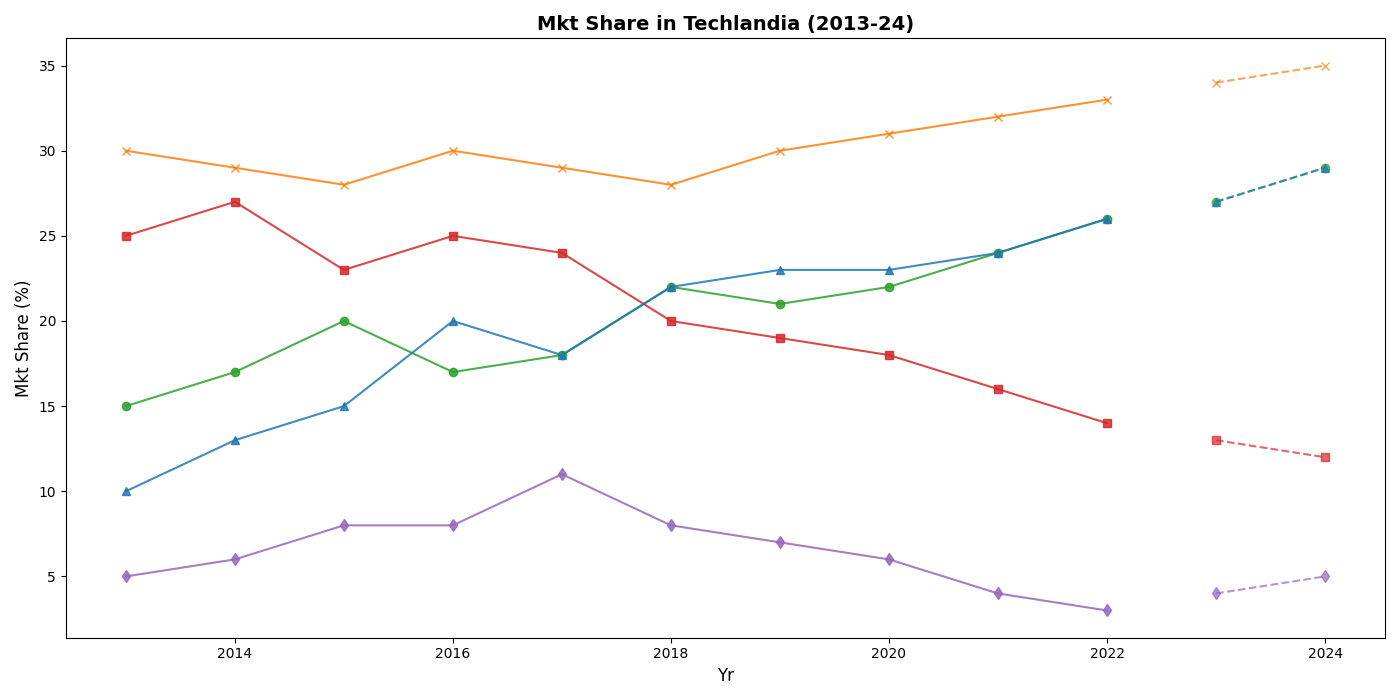

This figure's Python source:
import matplotlib.pyplot as plt
import numpy as np

years = np.arange(2013, 2023)

share_innovators = np.array([15, 17, 20, 17, 18, 22, 21, 22, 24, 26])
share_visionary = np.array([25, 27, 23, 25, 24, 20, 19, 18, 16, 14])
share_pioneer = np.array([10, 13, 15, 20, 18, 22, 23, 23, 24, 26])
share_techgiant = np.array([30, 29, 28, 30, 29, 28, 30, 31, 32, 33])
share_startups = np.array([5, 6, 8, 8, 11, 8, 7, 6, 4, 3])

forecast_years = np.array([2023, 2024])
forecast_innovators = np.array([27, 29])
forecast_visionary = np.array([13, 12])
forecast_pioneer = np.array([27, 29])
forecast_techgiant = np.array([34, 35])
forecast_startups = np.array([4, 5])

fig, ax = plt.subplots(figsize=(14, 7))

ax.plot(years, share_innovators, marker='o', linestyle='-', color='tab:green', alpha=0.85)
ax.plot(years, share_visionary, marker='s', linestyle='-', color='tab:red', alpha=0.85)
ax.plot(years, share_pioneer, marker='^', linestyle='-', color='tab:blue', alpha=0.85)
ax.plot(years, share_techgiant, marker='x', linestyle='-', color='tab:orange', alpha=0.85)
ax.plot(years, share_startups, marker='d', linestyle='-', color='tab:purple', alpha=0.85)

ax.plot(forecast_years, forecast_innovators, marker='o', linestyle='--', color='tab:green', alpha=0.7)
ax.plot(forecast_years, forecast_visionary, marker='s', linestyle='--', color='tab:red', alpha=0.7)
ax.plot(forecast_years, forecast_pioneer, marker='^', linestyle='--', color='tab:blue', alpha=0.7)
ax.plot(forecast_years, forecast_techgiant, marker='x', linestyle='--', color='tab:orange', alpha=0.7)
ax.plot(forecast_years, forecast_startups, marker='d', linestyle='--', color='tab:purple', alpha=0.7)

ax.set_xlabel('Yr', fontsize=12)
ax.set_ylabel('Mkt Share (%)', fontsize=12)
ax.set_title('Mkt Share in Techlandia (2013-24)', fontsize=14, fontweight='bold')

plt.tight_layout()
plt.show()
